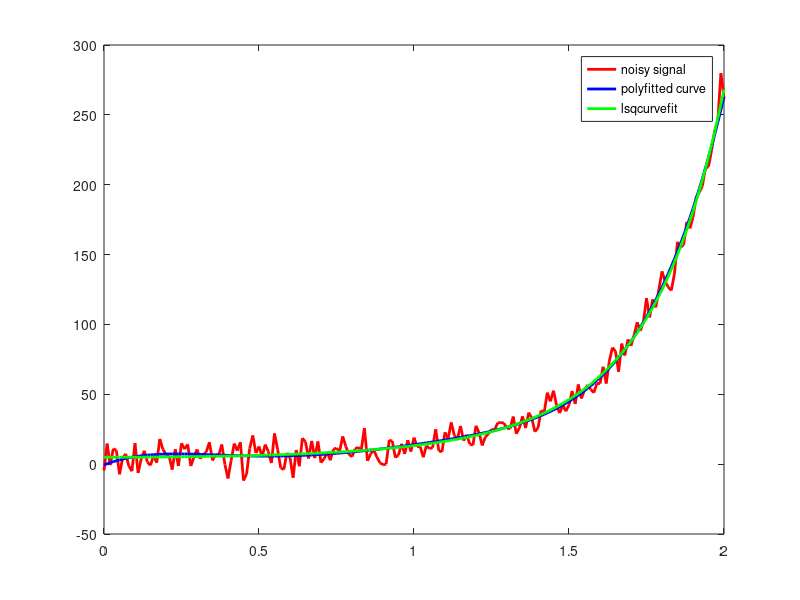

Recreate this plot in MATLAB.
clc;
clear all;
a=0.5;
b=1.8;
c=2;
d=1;
x=0:0.01:2;
y=a+b*exp(x.^c+d);
db=20;
n=5;
yn=awgn(y,db,'measured');
ap=polyfit(x,yn,n);
yp=polyval(ap,x);

F=@(a,x)(a(1)+a(2)*exp(x.^a(3)+a(4)));
ai=[0.8 1 1 1];
[al]=lsqcurvefit(F,ai,x,yn);
yl=F(al,x);
MSEp=mean((yp-yn).^2)

RMSEp=sqrt(MSEp)
MSEl=mean((yn-yl).^2)
RMSEl=sqrt(MSEl)
figure;
plot(x,yn,'-r','linewidth',2)
hold on
plot(x,yp,'-b','linewidth',2)
hold on
plot(x,yl,'-g','linewidth',2)

legend('noisy signal','polyfitted curve','lsqcurvefit')




